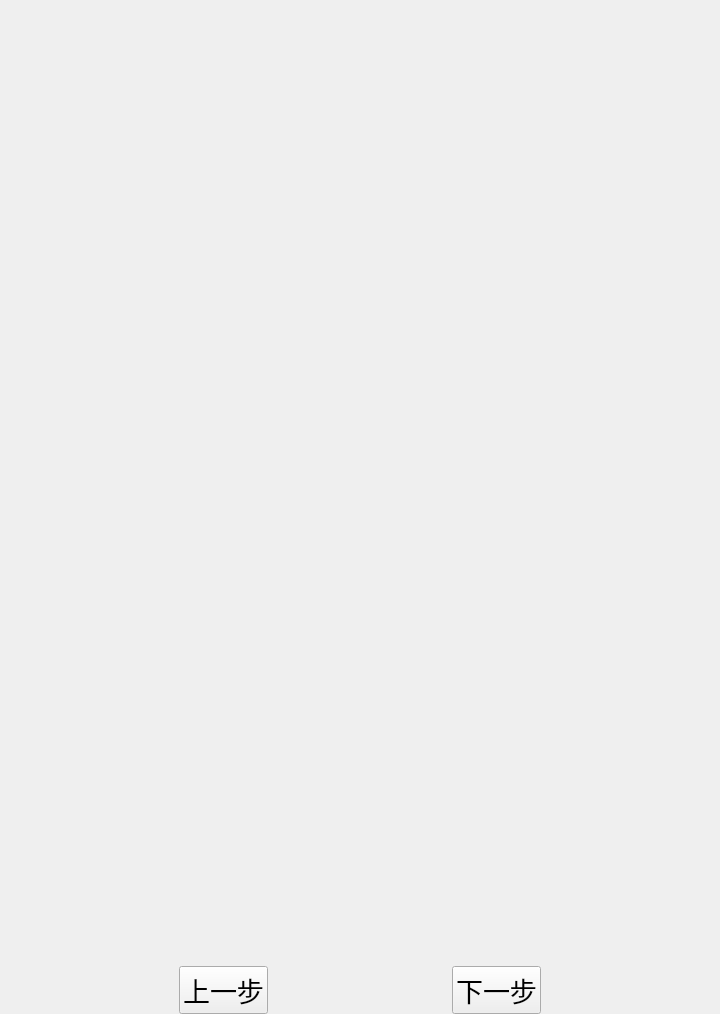
<?xml version="1.0" encoding="UTF-8"?>
<ui version="4.0">
 <class>Reproduce</class>
 <widget class="QWidget" name="Reproduce">
  <property name="geometry">
   <rect>
    <x>0</x>
    <y>0</y>
    <width>720</width>
    <height>1000</height>
   </rect>
  </property>
  <property name="sizePolicy">
   <sizepolicy hsizetype="Fixed" vsizetype="Fixed">
    <horstretch>0</horstretch>
    <verstretch>0</verstretch>
   </sizepolicy>
  </property>
  <property name="windowTitle">
   <string>复盘</string>
  </property>
  <property name="windowIcon">
   <iconset resource="res.qrc">
    <normaloff>:/image/heishuai.svg</normaloff>:/image/heishuai.svg</iconset>
  </property>
  <layout class="QVBoxLayout" name="verticalLayout">
   <property name="leftMargin">
    <number>0</number>
   </property>
   <property name="topMargin">
    <number>0</number>
   </property>
   <property name="rightMargin">
    <number>0</number>
   </property>
   <property name="bottomMargin">
    <number>0</number>
   </property>
   <item>
    <widget class="Board" name="board" native="true">
     <property name="sizePolicy">
      <sizepolicy hsizetype="Fixed" vsizetype="Fixed">
       <horstretch>0</horstretch>
       <verstretch>0</verstretch>
      </sizepolicy>
     </property>
     <property name="minimumSize">
      <size>
       <width>720</width>
       <height>960</height>
      </size>
     </property>
    </widget>
   </item>
   <item>
    <widget class="QWidget" name="widget" native="true">
     <property name="sizePolicy">
      <sizepolicy hsizetype="Preferred" vsizetype="Minimum">
       <horstretch>0</horstretch>
       <verstretch>0</verstretch>
      </sizepolicy>
     </property>
     <layout class="QHBoxLayout" name="horizontalLayout">
      <property name="leftMargin">
       <number>0</number>
      </property>
      <property name="topMargin">
       <number>0</number>
      </property>
      <property name="rightMargin">
       <number>0</number>
      </property>
      <property name="bottomMargin">
       <number>0</number>
      </property>
      <item>
       <spacer name="horizontalSpacer_2">
        <property name="orientation">
         <enum>Qt::Horizontal</enum>
        </property>
        <property name="sizeHint" stdset="0">
         <size>
          <width>40</width>
          <height>20</height>
         </size>
        </property>
       </spacer>
      </item>
      <item>
       <widget class="QPushButton" name="preButton">
        <property name="font">
         <font>
          <family>隶书</family>
          <pointsize>20</pointsize>
         </font>
        </property>
        <property name="text">
         <string>上一步</string>
        </property>
       </widget>
      </item>
      <item>
       <spacer name="horizontalSpacer_3">
        <property name="orientation">
         <enum>Qt::Horizontal</enum>
        </property>
        <property name="sizeHint" stdset="0">
         <size>
          <width>40</width>
          <height>20</height>
         </size>
        </property>
       </spacer>
      </item>
      <item>
       <widget class="QPushButton" name="nxtButton">
        <property name="font">
         <font>
          <family>隶书</family>
          <pointsize>20</pointsize>
         </font>
        </property>
        <property name="text">
         <string>下一步</string>
        </property>
       </widget>
      </item>
      <item>
       <spacer name="horizontalSpacer">
        <property name="orientation">
         <enum>Qt::Horizontal</enum>
        </property>
        <property name="sizeHint" stdset="0">
         <size>
          <width>40</width>
          <height>20</height>
         </size>
        </property>
       </spacer>
      </item>
     </layout>
    </widget>
   </item>
  </layout>
 </widget>
 <customwidgets>
  <customwidget>
   <class>Board</class>
   <extends>QWidget</extends>
   <header location="global">board.h</header>
   <container>1</container>
  </customwidget>
 </customwidgets>
 <resources>
  <include location="res.qrc"/>
 </resources>
 <connections/>
</ui>
